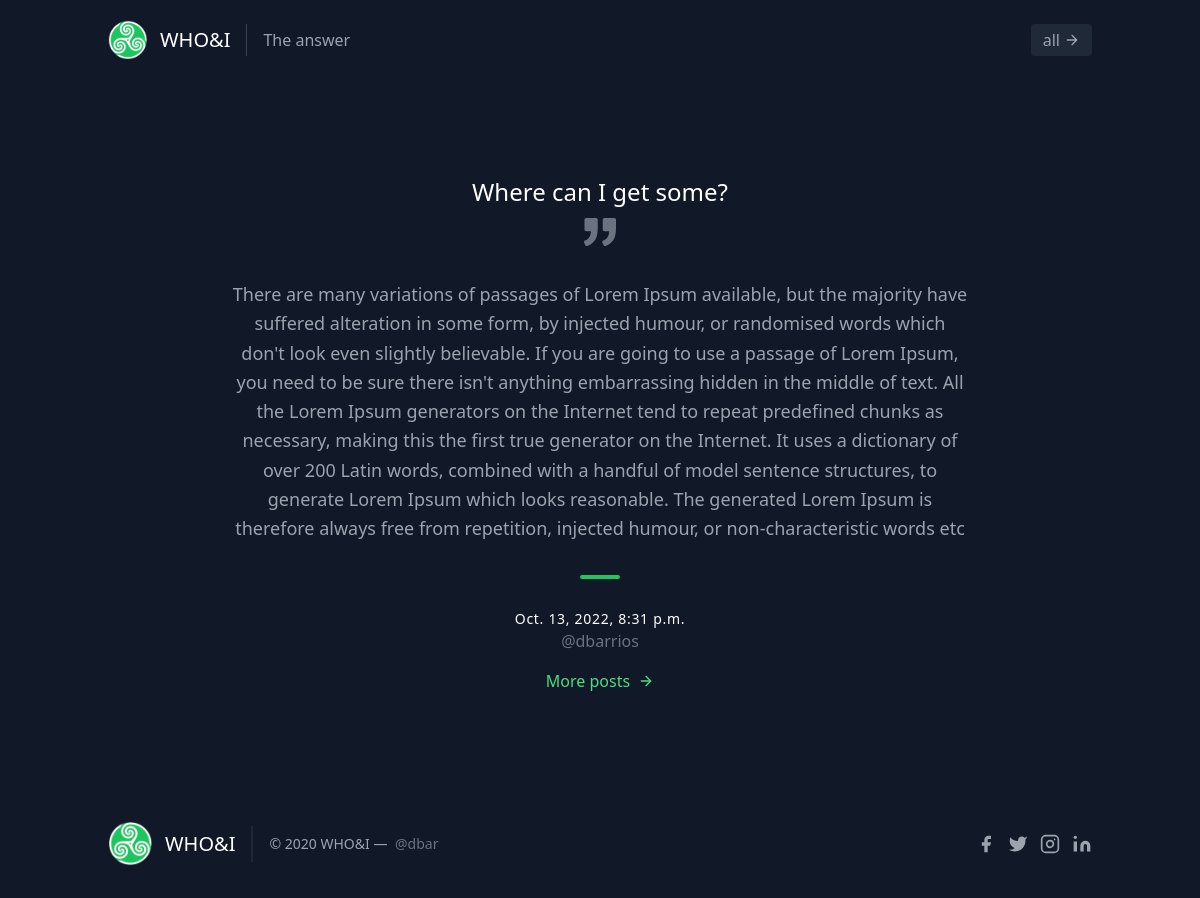
/where-can-i-get-some/, run on the app's committed database.
### whoapp/models.py (models this page shows, shortened)
class Post(models.Model):
    title = models.CharField(max_length=200, unique=True)
    slug = models.SlugField(max_length=200, unique=True)
    author = models.ForeignKey(User, on_delete= models.CASCADE,related_name='blog_posts')
    updated_on = models.DateTimeField(auto_now= True)
    content = models.TextField()
    created_on = models.DateTimeField(auto_now_add=True)
    status = models.IntegerField(choices=STATUS, default=0)
    class Meta:
        ordering = ['-created_on']

### whoapp/views.py (the view)
# urls.py: path('<slug:slug>/', views.PostDetail.as_view(), name='post_detail'),
class PostDetail(generic.DetailView):
    model = Post
    template_name = 'whoapp/post_detail.html'

### whoapp/templates/whoapp/post_detail.html (shortened to what this page needs)
{% extends 'base.html' %}
{% load static %}
{% block content %}
<section class="text-gray-400 bg-gray-900 body-font">
  <div class="container py-24 px-5  mx-auto">
    <div class="xl:w-1/2 lg:w-3/4 w-full mx-auto text-center">
      <h2 class="text-2xl font-medium text-white title-font mb-2">{{ post.title }}</h2>
      <p class="leading-relaxed text-lg">{{ post.content | safe }}</p>
      <span class="inline-block h-1 w-10 rounded bg-green-500 mt-8 mb-6"></span>
      <h2 class="text-white font-medium title-font tracking-wider text-sm">{{ post.created_on }}</h2>
      <p class="text-gray-500">@{{ post.author }}</p>
      <a href="{% url 'home'%}" class="text-green-400 inline-flex items-center mt-4">More posts
        <svg class="w-4 h-4 ml-2" viewBox="0 0 24 24" stroke="currentColor" stroke-width="2" fill="none" stroke-linecap="round" stroke-linejoin="round">
          <path d="M5 12h14"></path>
          <path d="M12 5l7 7-7 7"></path>
        </svg>
      </a>
  </div>
</section>
{% endblock content %}

### data on the page
Post: title "Where can I get some?", content "There are many variations of passages of Lorem Ipsum available, but the majority have suffered alteration in some form, by injected humour, or randomised words which don't look even slightly believable. If you are going to use a passage of Lorem Ipsum, you need to be sure there isn't anything embarrassing hidden in the middle of text. All the Lorem Ipsum generators on the Internet tend to repeat predefined chunks as necessary, making this the first true generator on the Internet. It uses a dictionary of over 200 Latin words, combined with a handful of model sentence structures, to generate Lorem Ipsum which looks reasonable. The generated Lorem Ipsum is therefore always free from…", created_on "Oct. 13, 2022, 8:31 p.m.", author "dbarrios"
